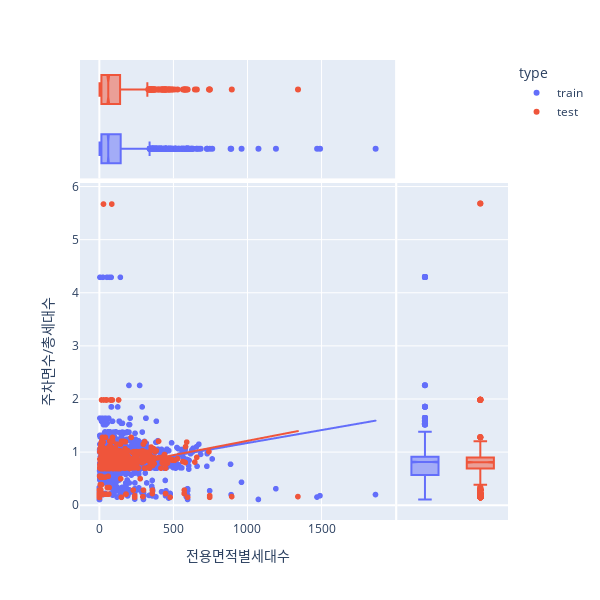

Notebook cell for this chart:
### Code cell
fig = px.scatter(all_df, x='전용면적별세대수', y='주차면수/총세대수' ,color="type", trendline='ols', 
          hover_data=['단지코드'], marginal_x='box', marginal_y='box')
fig.update_layout(width=600,
                  height=600,
                  hovermode='closest')

fig.show()

### Figure 1 — Plotly figure (JSON) as saved in the notebook; plotly's stock layout.template omitted (floating-point values rounded to 4 significant figures; data arrays with more than 128 entries replaced by an {"elided": "..."} marker saying what was removed)
{"data": [{"customdata": {"elided": "2952x1 str values"}, "hovertemplate": "type=train<br>전용면적별세대수=%{x}<br>주차면수/총세대수=%{y}<br>단지코드=%{customdata[0]}<extra></extra>", "legendgroup": "train", "marker": {"color": "#636efa", "symbol": "circle"}, "mode": "markers", "name": "train", "showlegend": true, "type": "scattergl", "x": {"elided": "2952 int values"}, "xaxis": "x", "y": {"elided": "2952 float values"}, "yaxis": "y"}, {"alignmentgroup": "True", "customdata": {"elided": "2952x1 str values"}, "hovertemplate": "type=train<br>전용면적별세대수=%{x}<br>단지코드=%{customdata[0]}<extra></extra>", "legendgroup": "train", "marker": {"color": "#636efa", "symbol": "circle"}, "name": "train", "notched": true, "offsetgroup": "train", "showlegend": false, "type": "box", "x": {"elided": "2952 int values"}, "xaxis": "x3", "yaxis": "y3"}, {"alignmentgroup": "True", "customdata": {"elided": "2952x1 str values"}, "hovertemplate": "type=train<br>주차면수/총세대수=%{y}<br>단지코드=%{customdata[0]}<extra></extra>", "legendgroup": "train", "marker": {"color": "#636efa", "symbol": "circle"}, "name": "train", "notched": true, "offsetgroup": "train", "showlegend": false, "type": "box", "xaxis": "x2", "y": {"elided": "2952 float values"}, "yaxis": "y2"}, {"hovertemplate": "<b>OLS trendline</b><br>주차면수/총세대수 = 0.0004875 * 전용면적별세대수 + 0.685215<br>R<sup>2</sup>=0.032191<br><br>type=train<br>전용면적별세대수=%{x}<br>주차면수/총세대수=%{y} <b>(trend)</b><extra></extra>", "legendgroup": "train", "marker": {"color": "#636efa", "symbol": "circle"}, "mode": "lines", "name": "train", "showlegend": false, "type": "scattergl", "x": {"elided": "2952 int values"}, "xaxis": "x", "y": {"elided": "2952 float values"}, "yaxis": "y"}, {"customdata": {"elided": "1022x1 str values"}, "hovertemplate": "type=test<br>전용면적별세대수=%{x}<br>주차면수/총세대수=%{y}<br>단지코드=%{customdata[0]}<extra></extra>", "legendgroup": "test", "marker": {"color": "#EF553B", "symbol": "circle"}, "mode": "markers", "name": "test", "showlegend": true, "type": "scattergl", "x": {"elided": "1022 int values"}, "xaxis": "x", "y": {"elided": "1022 float values"}, "yaxis": "y"}, {"alignmentgroup": "True", "customdata": {"elided": "1022x1 str values"}, "hovertemplate": "type=test<br>전용면적별세대수=%{x}<br>단지코드=%{customdata[0]}<extra></extra>", "legendgroup": "test", "marker": {"color": "#EF553B", "symbol": "circle"}, "name": "test", "notched": true, "offsetgroup": "test", "showlegend": false, "type": "box", "x": {"elided": "1022 int values"}, "xaxis": "x3", "yaxis": "y3"}, {"alignmentgroup": "True", "customdata": {"elided": "1022x1 str values"}, "hovertemplate": "type=test<br>주차면수/총세대수=%{y}<br>단지코드=%{customdata[0]}<extra></extra>", "legendgroup": "test", "marker": {"color": "#EF553B", "symbol": "circle"}, "name": "test", "notched": true, "offsetgroup": "test", "showlegend": false, "type": "box", "xaxis": "x2", "y": {"elided": "1022 float values"}, "yaxis": "y2"}, {"hovertemplate": "<b>OLS trendline</b><br>주차면수/총세대수 = 0.000538499 * 전용면적별세대수 + 0.675641<br>R<sup>2</sup>=0.031951<br><br>type=test<br>전용면적별세대수=%{x}<br>주차면수/총세대수=%{y} <b>(trend)</b><extra></extra>", "legendgroup": "test", "marker": {"color": "#EF553B", "symbol": "circle"}, "mode": "lines", "name": "test", "showlegend": false, "type": "scattergl", "x": {"elided": "1022 int values"}, "xaxis": "x", "y": {"elided": "1022 float values"}, "yaxis": "y"}], "layout": {"height": 600, "hovermode": "closest", "legend": {"title": {"text": "type"}, "tracegroupgap": 0}, "margin": {"t": 60}, "width": 600, "xaxis": {"anchor": "y", "domain": [0, 0.7363], "title": {"text": "전용면적별세대수"}}, "xaxis2": {"anchor": "y2", "domain": [0.7413, 1], "matches": "x2", "showgrid": false, "showline": false, "showticklabels": false, "ticks": ""}, "xaxis3": {"anchor": "y3", "domain": [0, 0.7363], "matches": "x", "showgrid": true, "showticklabels": false}, "xaxis4": {"anchor": "y4", "domain": [0.7413, 1], "matches": "x2", "showgrid": false, "showline": false, "showticklabels": false, "ticks": ""}, "yaxis": {"anchor": "x", "domain": [0, 0.7326], "title": {"text": "주차면수/총세대수"}}, "yaxis2": {"anchor": "x2", "domain": [0, 0.7326], "matches": "y", "showgrid": true, "showticklabels": false}, "yaxis3": {"anchor": "x3", "domain": [0.7426, 1], "matches": "y3", "showgrid": false, "showline": false, "showticklabels": false, "ticks": ""}, "yaxis4": {"anchor": "x4", "domain": [0.7426, 1], "matches": "y3", "showgrid": true, "showline": false, "showticklabels": false, "ticks": ""}}}
